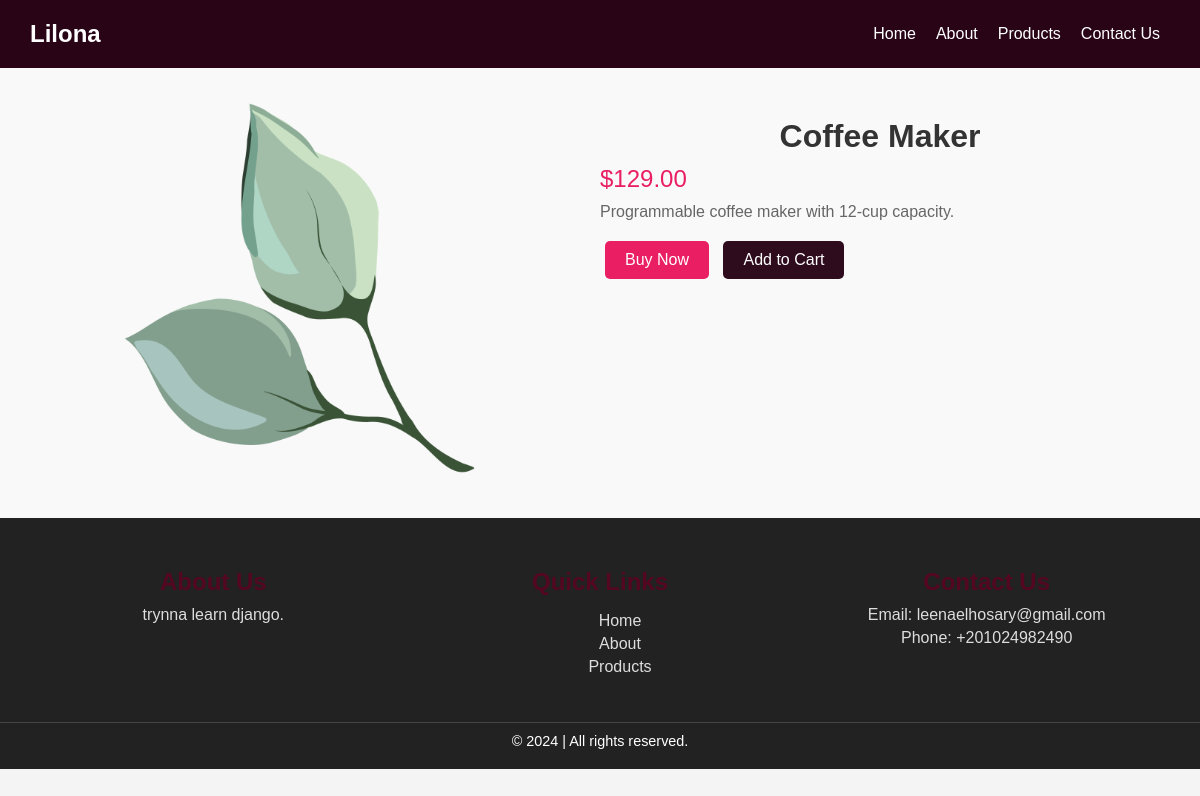
/products/product/6, run on the app's committed database.
### products/models.py (models this page shows)
class Product(models.Model):
    name = models.CharField(max_length=50 , verbose_name='Product Name')
    price = models.DecimalField(max_digits= 5 ,decimal_places =2)
    content = models.TextField(null=True,blank=True ,  verbose_name='Product Discription')
    image = models.ImageField(upload_to="photos/%y/%m/%d", default='photos/24/12/01/camera-icon-png-8.jpg')
    active= models.BooleanField(default=True)
    category = models.ManyToManyField(Category, null=True, blank=True)
    def __str__(self):
        return self.name;
    class Meta:
        verbose_name = 'App product'
        ordering = ['price']

### products/views.py (the view)
# urls.py: path('product/<str:name>', views.product ,  name='product'),
def product(request, name):
    print(name)
    print(Product.objects.get(id=name))
    try:
        data = Product.objects.get(id=name)
    except Product.DoesNotExist:
        raise Http404("Product does not exist")
    return render(request, 'products/product.html' ,{'product': data} )

### templates/products/product.html (shortened to what this page needs)
{% extends "base.html" %}
{% block content %}
<section class="product-details">
    <div class="product-images">
      <img src="{{product.image.url}}" alt="Product Image" class="main-image">
    </div>
    <div class="product-details-info">
      <h1 class="product-title">{{product.name}}</h1>
      <p class="product-price">${{product.price}}</p>
      <p class="product-description">{{product.content}}</p>
      <button class="buy-now-btn">Buy Now</button>
      <button class="add-to-cart-btn">Add to Cart</button>
    </div>
  </section>
 {% endblock content %}

### medocApp/static/css/style.css (style rules this page uses)
.product-title { font-size: 1.2rem; color: #333; margin: 10px 0; }
.product-description { font-size: 0.9rem; color: #666; margin: 10px 0; }
.product-price { font-size: 1.1rem; color: #e91e63; margin: 10px 0; }
.add-to-cart-btn { background-color: #430323; color: white; padding: 10px 20px; border: none; border-radius: 5px; cursor: pointer; font-size: 1rem; transition: background-color 0.3s ease; }
.product-details { display: flex; flex-wrap: wrap; padding: 20px; background-color: #f9f9f9; }
.product-images { flex: 1; max-width: 50%; text-align: center; }
.product-images .main-image { width: 100%; max-width: 400px; margin-bottom: 10px; }
.product-details-info { flex: 1; max-width: 50%; padding: 20px; }
.product-title { font-size: 2rem; color: #333; }
.product-price { font-size: 1.5rem; color: #e91e63; margin: 10px 0; }
.product-description { font-size: 1rem; color: #666; margin: 10px 0; }
.buy-now-btn, .add-to-cart-btn { padding: 10px 20px; margin: 10px 5px; border: none; border-radius: 5px; cursor: pointer; font-size: 1rem; transition: background-color 0.3s ease; }
.buy-now-btn { background-color: #e91e63; color: white; }
.add-to-cart-btn { background-color: #2e0c1d; color: white; }
h1 { text-align: center; color: #333; }

### data on the page
Product: image (picture), name "Coffee Maker", price "129.00", content "Programmable coffee maker with 12-cup capacity."
